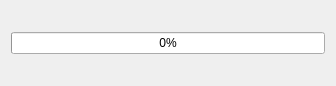
<?xml version="1.0" encoding="UTF-8"?>
<ui version="4.0">
 <class>CalculatingDialog</class>
 <widget class="QDialog" name="CalculatingDialog">
  <property name="geometry">
   <rect>
    <x>0</x>
    <y>0</y>
    <width>336</width>
    <height>86</height>
   </rect>
  </property>
  <property name="windowTitle">
   <string>Calculating Circuit Flow</string>
  </property>
  <layout class="QVBoxLayout" name="verticalLayout">
   <item>
    <widget class="QProgressBar" name="progressBar">
     <property name="maximum">
      <number>100</number>
     </property>
     <property name="value">
      <number>0</number>
     </property>
    </widget>
   </item>
  </layout>
 </widget>
 <resources/>
 <connections/>
</ui>
